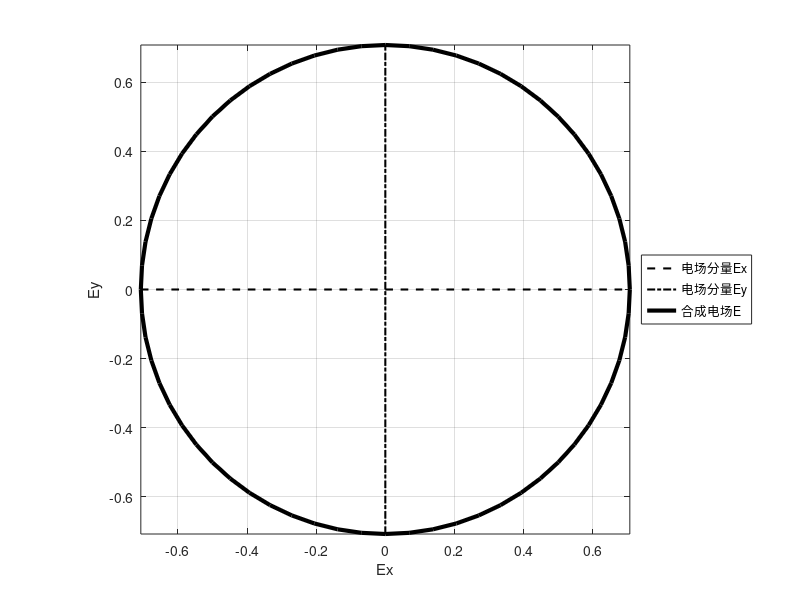
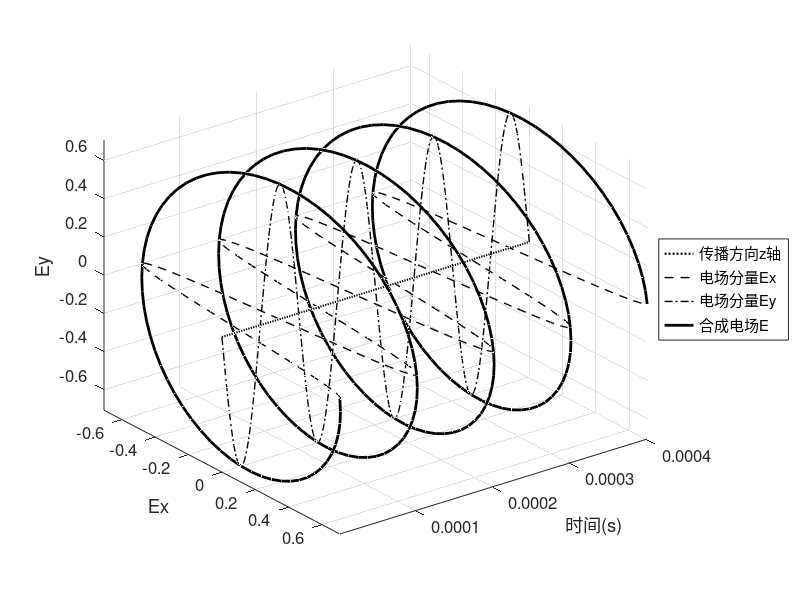

Reproduce these figures in MATLAB, in order.
clc;
clear;
close all;

% ************************ BEGIN: parameters ************************

% output picture and video
IF_Output_Pictures = false;
IF_Output_Video = false;
OutputFileAddress = '.\OutputFile_GraduationThesis\';
OutputFileName_PR = strcat(OutputFileAddress, 'tmp');

% EMW frequency
freq = 1e4;

% sampling rate
samp_rate = 64 * freq;

% polarization parameters
r = 1.00;                       % AR
rotation = +1;                  % LeftHand:+1 / RightHand:-1
delta_phi = 2/4 * pi;           % phase error [0, 2*pi)

Em = 1 * 1.00;                  % amplitude
Exm = Em * r / (r^2 + 1)^0.5;   % X-axis amplitude
Eym = Em / (r^2 + 1)^0.5;       % Y-axis amplitude

% display 4 cycles in figure
display_length = 4 * samp_rate / freq;

% only display dynamic figure when output video
if IF_Output_Video == true
    data_length = 2 * display_length;
else
    data_length = 1 * display_length;
end

% axis range [-axis_maxmin, +axis_maxmin]
axis_maxmin = max(Exm, Eym);
% ************************ END: parameters ************************



% ************************ BEGIN: display 2-D figure ************************
% timeline
tl = 0 : 1/samp_rate : 1/freq;
% !!! must be 1-D array
a0 = zeros(size(tl));
Ex = Exm * cos(2 * pi * freq * tl);
Ey = Eym * cos(2 * pi * freq * tl + rotation * delta_phi);

a1 = -axis_maxmin : 2*axis_maxmin*freq/samp_rate : axis_maxmin;

% draw 2-D figure
figure(1)
set(gcf,'position',[100, 100, 600, 500]);
% plot(a1, a0, '--magenta','LineWidth', 1.5)
plot(a1, a0, '--black','LineWidth', 1.5)
hold on
% plot(a0, a1, '-.blue', 'LineWidth', 1.5)
plot(a0, a1, '-.black', 'LineWidth', 1.5)
hold on
% plot(Ex, Ey, 'red', 'LineWidth', 3.0)
plot(Ex, Ey, 'black', 'LineWidth', 3.0)
hold off
% title('Electromagnetic Wave Polarization', 'fontsize', 14)
axis equal
axis([-axis_maxmin axis_maxmin -axis_maxmin axis_maxmin])
xlabel('Ex')
ylabel('Ey')
legend('电场分量Ex', '电场分量Ey', '合成电场E')
legend('Location', 'eastoutside')
grid;

% output 2-D picture
if IF_Output_Pictures == true
    exportgraphics(gcf, strcat(OutputFileName_PR, '_2D.png'));	% , 'Resolution', 300
end
% ************************ END: display 2-D figure ************************


% ************************ BEGIN: display 3-D figure ************************
% timeline / Z-axis
tl = 0 : 1/samp_rate : display_length/samp_rate;
% !!! must be 1-D array
a0 = zeros(size(tl));

% output propagation video
if IF_Output_Video == true
    videofilename = strcat(OutputFileName_PR);
    video = VideoWriter(videofilename, 'MPEG-4');   % default: 'Motion JPEG AVI'
    open(video);
end

figure(2)
set(gcf,'position',[700, 100, 700, 500]);
for a1 = 0 : data_length - display_length
    % update data
    Ex = Exm * cos(2 * pi * freq * tl);
    Ey = Eym * cos(2 * pi * freq * tl + rotation * delta_phi);

    % updata timeline
    tl = tl + 1/samp_rate;

    
    % draw 3-D figure
    figure(2)
    plot3(tl, a0, a0, ':black', 'LineWidth', 1.5)	% axis
    hold on
%     plot3(tl, Ex, a0, '--magenta','LineWidth', 1.0)     % Ex
    plot3(tl, Ex, a0, '--black','LineWidth', 1.0)     % Ex
    hold on
%     plot3(tl, a0, Ey, '-.blue', 'LineWidth', 1.0)     % Ey
    plot3(tl, a0, Ey, '-.black', 'LineWidth', 1.0)     % Ey
    hold on
%     plot3(tl, Ex, Ey, 'red', 'LineWidth', 2.0)      % electromagnetic wave(EMW)
    plot3(tl, Ex, Ey, 'black', 'LineWidth', 2.0)      % electromagnetic wave(EMW)
    hold off
    
%     title('Polarized Electromagnetic Wave Propagation', 'fontsize',14)
%     axis equal
    axis([tl(1) tl(end) ...
        -axis_maxmin axis_maxmin -axis_maxmin axis_maxmin])
    xlabel('时间(s)')
    ylabel('Ex')
    zlabel('Ey')
    legend('传播方向z轴', '电场分量Ex', '电场分量Ey', '合成电场E')
    legend('Location', 'eastoutside')
    set(gca, 'fontsize', 12)
    set(gca,'YDir','reverse')   % Y-axis reverse
    grid;
    
    % make display smoothly when not output video 
    if IF_Output_Video == true
        drawnow
    else
        drawnow limitrate
    end

    
    % output 3-D picture
    if IF_Output_Pictures == true && a1 == 0
        exportgraphics(gcf, strcat(OutputFileName_PR, '_3D.png'));	% , 'Resolution', 300
    end
    
    % output video
    if IF_Output_Video == true
        frame = getframe(gcf);
        writeVideo(video, frame);
    end
end

% finish video output
if IF_Output_Video == true
    close(video);
end
% ************************ END: display 3-D figure ************************
